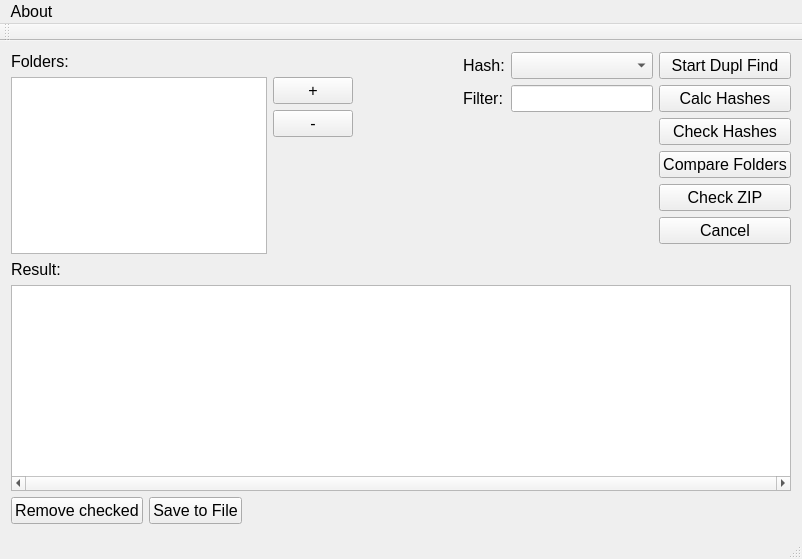
<?xml version="1.0" encoding="UTF-8"?>
<ui version="4.0">
 <class>MainWindow</class>
 <widget class="QMainWindow" name="MainWindow">
  <property name="geometry">
   <rect>
    <x>0</x>
    <y>0</y>
    <width>800</width>
    <height>559</height>
   </rect>
  </property>
  <property name="sizePolicy">
   <sizepolicy hsizetype="Expanding" vsizetype="Expanding">
    <horstretch>0</horstretch>
    <verstretch>0</verstretch>
   </sizepolicy>
  </property>
  <property name="baseSize">
   <size>
    <width>800</width>
    <height>600</height>
   </size>
  </property>
  <property name="font">
   <font>
    <pointsize>12</pointsize>
   </font>
  </property>
  <property name="windowTitle">
   <string>DirWizard</string>
  </property>
  <widget class="QWidget" name="centralWidget">
   <property name="minimumSize">
    <size>
     <width>0</width>
     <height>0</height>
    </size>
   </property>
   <layout class="QVBoxLayout" name="verticalLayout">
    <item>
     <layout class="QHBoxLayout" name="horizontalLayout">
      <item>
       <layout class="QGridLayout" name="gridLayout">
        <item row="1" column="2">
         <layout class="QVBoxLayout" name="verticalLayout_6">
          <item>
           <widget class="QPushButton" name="pushButton_Add_Dir">
            <property name="font">
             <font>
              <pointsize>12</pointsize>
             </font>
            </property>
            <property name="toolTip">
             <string>Add folder</string>
            </property>
            <property name="statusTip">
             <string>Add folder to path list.</string>
            </property>
            <property name="text">
             <string>+</string>
            </property>
           </widget>
          </item>
          <item>
           <widget class="QPushButton" name="pushButton_Remove_Dir">
            <property name="font">
             <font>
              <pointsize>12</pointsize>
             </font>
            </property>
            <property name="toolTip">
             <string>Remove selected folder</string>
            </property>
            <property name="statusTip">
             <string>Remove folder from path list.</string>
            </property>
            <property name="text">
             <string>-</string>
            </property>
           </widget>
          </item>
          <item>
           <spacer name="verticalSpacer">
            <property name="orientation">
             <enum>Qt::Vertical</enum>
            </property>
            <property name="sizeHint" stdset="0">
             <size>
              <width>20</width>
              <height>40</height>
             </size>
            </property>
           </spacer>
          </item>
         </layout>
        </item>
        <item row="1" column="1">
         <widget class="QListWidget" name="listWidget">
          <property name="sizePolicy">
           <sizepolicy hsizetype="Expanding" vsizetype="Expanding">
            <horstretch>0</horstretch>
            <verstretch>0</verstretch>
           </sizepolicy>
          </property>
          <property name="minimumSize">
           <size>
            <width>200</width>
            <height>130</height>
           </size>
          </property>
          <property name="maximumSize">
           <size>
            <width>16777215</width>
            <height>16777215</height>
           </size>
          </property>
          <property name="font">
           <font>
            <pointsize>12</pointsize>
           </font>
          </property>
          <property name="toolTip">
           <string>Folders for processing</string>
          </property>
          <property name="statusTip">
           <string>Path list: every path in list will be processed.</string>
          </property>
         </widget>
        </item>
        <item row="0" column="1">
         <widget class="QLabel" name="label_Folders">
          <property name="maximumSize">
           <size>
            <width>16777215</width>
            <height>20</height>
           </size>
          </property>
          <property name="font">
           <font>
            <pointsize>12</pointsize>
           </font>
          </property>
          <property name="text">
           <string>Folders:</string>
          </property>
         </widget>
        </item>
       </layout>
      </item>
      <item>
       <spacer name="horizontalSpacer_3">
        <property name="orientation">
         <enum>Qt::Horizontal</enum>
        </property>
        <property name="sizeHint" stdset="0">
         <size>
          <width>40</width>
          <height>20</height>
         </size>
        </property>
       </spacer>
      </item>
      <item>
       <layout class="QFormLayout" name="formLayout">
        <property name="sizeConstraint">
         <enum>QLayout::SetMinimumSize</enum>
        </property>
        <item row="0" column="0">
         <widget class="QLabel" name="label_Hash">
          <property name="font">
           <font>
            <pointsize>12</pointsize>
           </font>
          </property>
          <property name="text">
           <string>Hash:</string>
          </property>
         </widget>
        </item>
        <item row="0" column="1">
         <widget class="QComboBox" name="comboBox">
          <property name="font">
           <font>
            <pointsize>12</pointsize>
           </font>
          </property>
          <property name="toolTip">
           <string>Choose Hash Algorithm</string>
          </property>
          <property name="statusTip">
           <string>Choose hash algorithm. All files compare by hash sum.</string>
          </property>
         </widget>
        </item>
        <item row="1" column="0">
         <widget class="QLabel" name="label_Filter">
          <property name="font">
           <font>
            <pointsize>12</pointsize>
           </font>
          </property>
          <property name="text">
           <string>Filter:</string>
          </property>
         </widget>
        </item>
        <item row="1" column="1">
         <widget class="QLineEdit" name="lineEdit_Filter">
          <property name="font">
           <font>
            <pointsize>12</pointsize>
           </font>
          </property>
          <property name="toolTip">
           <string>Filter for files: use space for delimeter</string>
          </property>
          <property name="statusTip">
           <string>Filter for files: use space for delimeter. For example: '.zip .png'</string>
          </property>
         </widget>
        </item>
       </layout>
      </item>
      <item>
       <layout class="QVBoxLayout" name="verticalLayout_2" stretch="1,0,1,1,1,1,0">
        <property name="sizeConstraint">
         <enum>QLayout::SetMaximumSize</enum>
        </property>
        <item>
         <widget class="QPushButton" name="pushButton_Duplicate_Search">
          <property name="font">
           <font>
            <pointsize>12</pointsize>
           </font>
          </property>
          <property name="toolTip">
           <string>Start duplicate search</string>
          </property>
          <property name="statusTip">
           <string>Start duplicate files search</string>
          </property>
          <property name="text">
           <string>Start Dupl Find</string>
          </property>
         </widget>
        </item>
        <item>
         <widget class="QPushButton" name="pushButton_Calc_Hashes">
          <property name="toolTip">
           <string>Calc hashes and store to disk.</string>
          </property>
          <property name="statusTip">
           <string>Calc hash sum for each file in folders and  and save to disk.</string>
          </property>
          <property name="text">
           <string>Calc Hashes</string>
          </property>
         </widget>
        </item>
        <item>
         <widget class="QPushButton" name="pushButton_Check_Hashes">
          <property name="toolTip">
           <string>Check hashes</string>
          </property>
          <property name="statusTip">
           <string>Check files in folders by hashes.</string>
          </property>
          <property name="text">
           <string>Check Hashes</string>
          </property>
         </widget>
        </item>
        <item>
         <widget class="QPushButton" name="pushButton_Compare_Folders">
          <property name="toolTip">
           <string>Compare folders, find uniq files.</string>
          </property>
          <property name="statusTip">
           <string>Compare folders and find uniq files.</string>
          </property>
          <property name="text">
           <string>Compare Folders</string>
          </property>
         </widget>
        </item>
        <item>
         <widget class="QPushButton" name="pushButton_Check_Zip">
          <property name="toolTip">
           <string>Check ZIP archives</string>
          </property>
          <property name="statusTip">
           <string>Check ZIP archives. Show invalid or bad ZIP archives.</string>
          </property>
          <property name="text">
           <string>Check ZIP</string>
          </property>
         </widget>
        </item>
        <item>
         <widget class="QPushButton" name="pushButton_Cancel">
          <property name="font">
           <font>
            <pointsize>12</pointsize>
           </font>
          </property>
          <property name="toolTip">
           <string>Cancel current process</string>
          </property>
          <property name="statusTip">
           <string>Cancel current process.</string>
          </property>
          <property name="text">
           <string>Cancel</string>
          </property>
         </widget>
        </item>
        <item>
         <spacer name="verticalSpacer_2">
          <property name="orientation">
           <enum>Qt::Vertical</enum>
          </property>
          <property name="sizeHint" stdset="0">
           <size>
            <width>20</width>
            <height>40</height>
           </size>
          </property>
         </spacer>
        </item>
       </layout>
      </item>
     </layout>
    </item>
    <item>
     <layout class="QGridLayout" name="gridLayout_2">
      <item row="1" column="0">
       <widget class="QLabel" name="label_Result">
        <property name="font">
         <font>
          <pointsize>12</pointsize>
         </font>
        </property>
        <property name="text">
         <string>Result:</string>
        </property>
       </widget>
      </item>
      <item row="3" column="0">
       <layout class="QHBoxLayout" name="horizontalLayout_2">
        <item>
         <widget class="QPushButton" name="pushButton_Remove_Checked">
          <property name="sizePolicy">
           <sizepolicy hsizetype="Preferred" vsizetype="Preferred">
            <horstretch>0</horstretch>
            <verstretch>0</verstretch>
           </sizepolicy>
          </property>
          <property name="font">
           <font>
            <pointsize>12</pointsize>
           </font>
          </property>
          <property name="toolTip">
           <string>Remove elements, where are you make  check</string>
          </property>
          <property name="statusTip">
           <string>Remove checked files from disk, not from result table.</string>
          </property>
          <property name="text">
           <string>Remove checked</string>
          </property>
         </widget>
        </item>
        <item>
         <widget class="QPushButton" name="pushButton_Save_From_Table">
          <property name="sizePolicy">
           <sizepolicy hsizetype="Preferred" vsizetype="Preferred">
            <horstretch>0</horstretch>
            <verstretch>0</verstretch>
           </sizepolicy>
          </property>
          <property name="toolTip">
           <string>Save items from table to file.</string>
          </property>
          <property name="statusTip">
           <string>Save items from table to file.</string>
          </property>
          <property name="text">
           <string>Save to File</string>
          </property>
         </widget>
        </item>
        <item>
         <spacer name="horizontalSpacer">
          <property name="orientation">
           <enum>Qt::Horizontal</enum>
          </property>
          <property name="sizeHint" stdset="0">
           <size>
            <width>40</width>
            <height>20</height>
           </size>
          </property>
         </spacer>
        </item>
       </layout>
      </item>
      <item row="2" column="0">
       <widget class="QTableView" name="tableView">
        <property name="sizePolicy">
         <sizepolicy hsizetype="Expanding" vsizetype="Expanding">
          <horstretch>0</horstretch>
          <verstretch>0</verstretch>
         </sizepolicy>
        </property>
        <property name="minimumSize">
         <size>
          <width>780</width>
          <height>206</height>
         </size>
        </property>
        <property name="font">
         <font>
          <pointsize>12</pointsize>
         </font>
        </property>
        <property name="toolTip">
         <string>Result table</string>
        </property>
        <property name="statusTip">
         <string>Table with results.</string>
        </property>
        <property name="horizontalScrollBarPolicy">
         <enum>Qt::ScrollBarAlwaysOn</enum>
        </property>
       </widget>
      </item>
     </layout>
    </item>
   </layout>
  </widget>
  <widget class="QMenuBar" name="menuBar">
   <property name="geometry">
    <rect>
     <x>0</x>
     <y>0</y>
     <width>800</width>
     <height>21</height>
    </rect>
   </property>
   <widget class="QMenu" name="menuAbout">
    <property name="title">
     <string>About</string>
    </property>
    <addaction name="actionAbout"/>
   </widget>
   <addaction name="menuAbout"/>
  </widget>
  <widget class="QToolBar" name="mainToolBar">
   <attribute name="toolBarArea">
    <enum>TopToolBarArea</enum>
   </attribute>
   <attribute name="toolBarBreak">
    <bool>false</bool>
   </attribute>
  </widget>
  <widget class="QStatusBar" name="statusBar"/>
  <action name="actionAbout">
   <property name="text">
    <string>About</string>
   </property>
   <property name="statusTip">
    <string>About this program.</string>
   </property>
  </action>
 </widget>
 <layoutdefault spacing="6" margin="11"/>
 <resources/>
 <connections/>
</ui>
